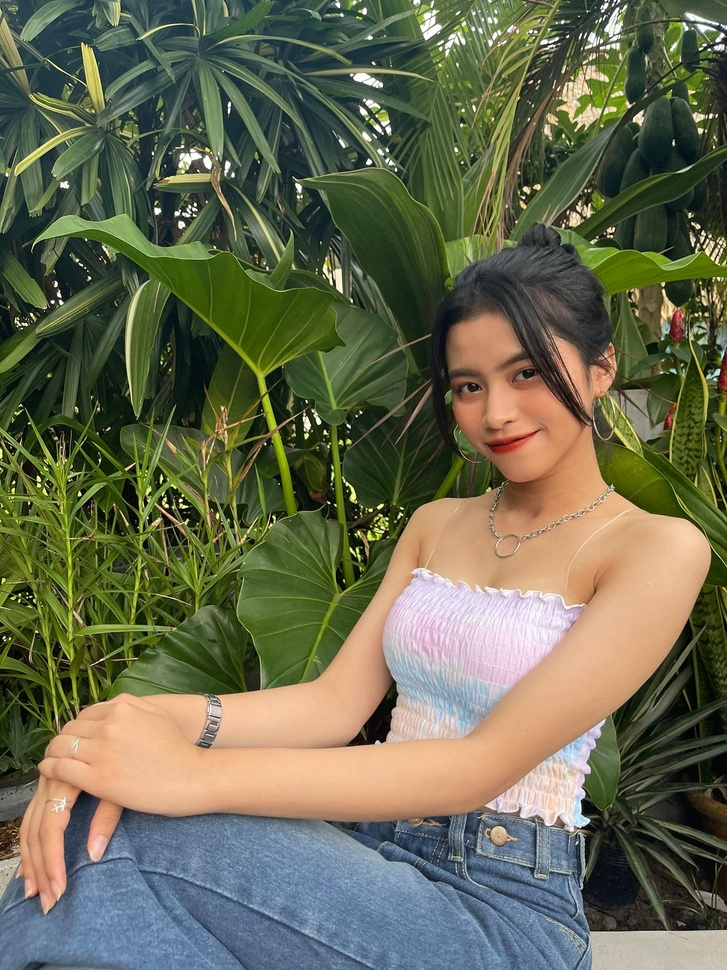
#> input picture BTLT Tuan 5/image/img.jpg, 727 x 970 px, shrunk from 1511 x 2015 before the run
$ jupyter execute Cau1.ipynb
#> lines starting #> are read from the running program, lines starting #| are printed output that depends on the picture
[cell 1]
import numpy as np
import cv2
import numpy as np
from matplotlib import pyplot as plt

[cell 2]
img = cv2.imread("image/img.jpg", cv2.IMREAD_GRAYSCALE)
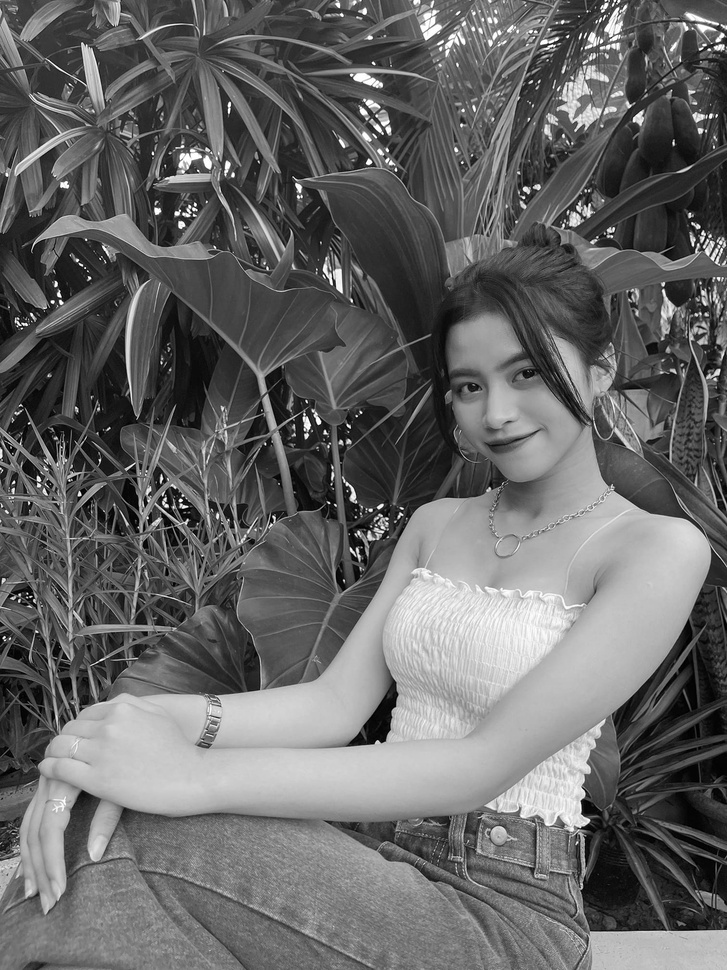
#> img: shape (970, 727); min 0, max 255, mean 102.7
print(img.max())
#| 255
plt.imshow(img, cmap='gray')
plt.show()

[cell 3]
from unicodedata import name


def derivative(X, direction):
#> called with direction = 0
    if(direction == 0):
        for idx in range(X.shape[0] - 1):
            X[idx,0:X.shape[1]] = X[idx, 0:X.shape[1]] - X[idx + 1, 0:X.shape[1]]
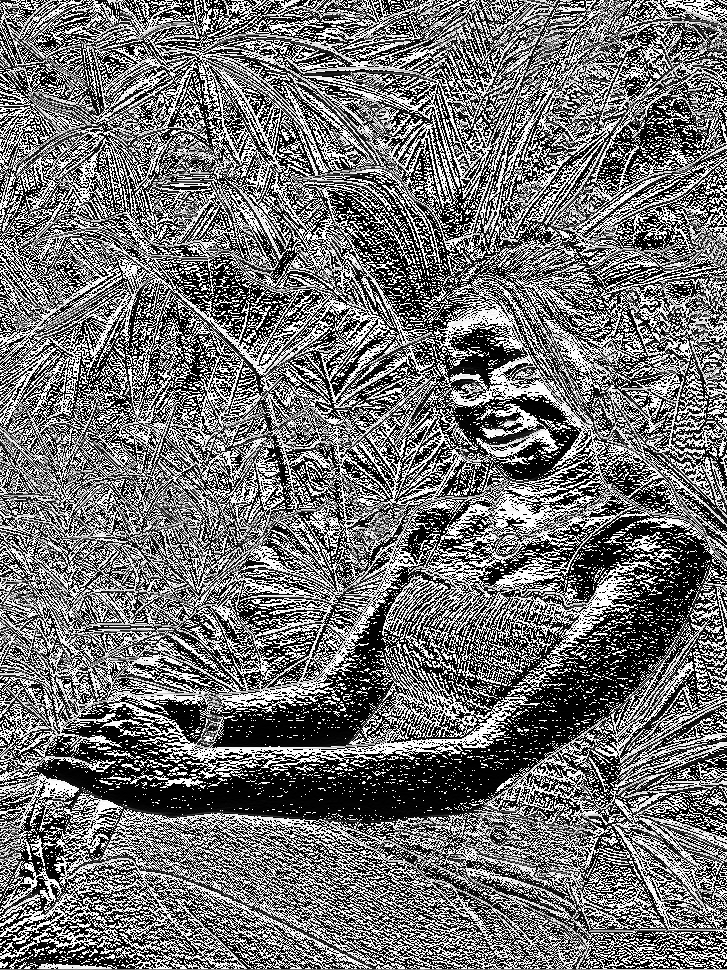
#> X: shape (970, 727); min 0, max 255, mean 113.9
    else:
        for idx in range(X.shape[1] - 1):
            X[0:X.shape[0], idx] = X[0:X.shape[0], idx] - X[0:X.shape[0], idx + 1]
    return X

imgX = derivative(img.copy(), 0)
imgY = derivative(img.copy(), 1)
#> call 2 of derivative, with direction = 1
#> after the loop in derivative (call 2), `for idx in range(X.shape[1] - 1):`:
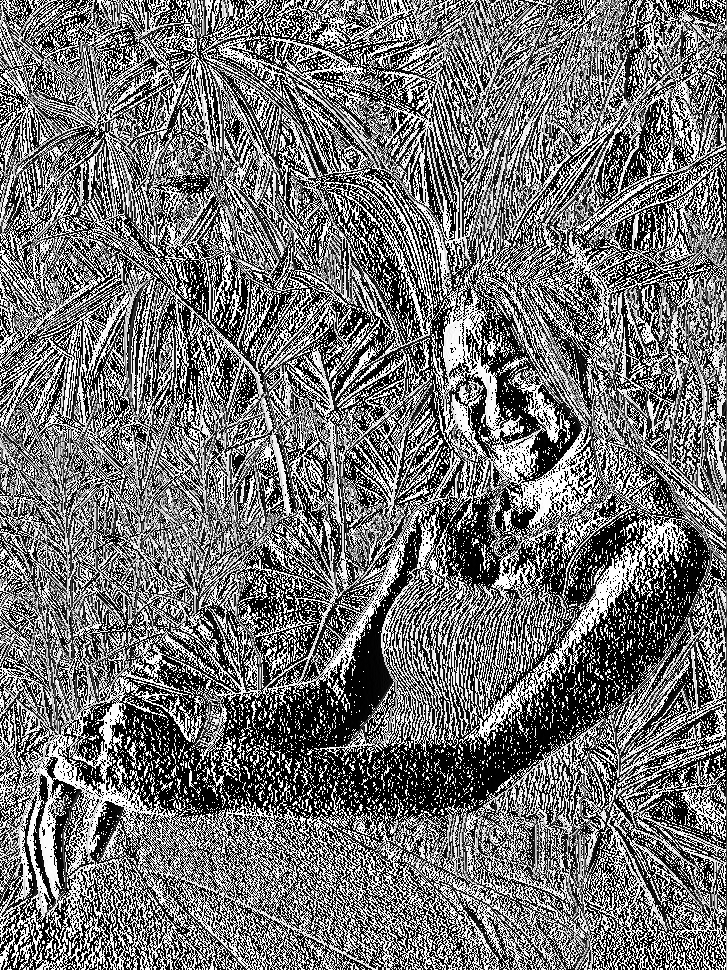
#> X: shape (970, 727); min 0, max 255, mean 115.1

print("imgX", imgX.max())
#| imgX 255
print("imgY", imgY.max())
#| imgY 255
print("imgX", imgX.min())
#| imgX 0
print("imgY", imgY.min())
#| imgY 0


plt.imshow(imgX, cmap='gray')
plt.title("X")
plt.figure()

plt.title("Y")
plt.imshow(imgY, cmap='gray')
plt.show()

[cell 4]
def gradient_norm(X, Y):
    D = np.sqrt(X[:]*X[:]  + Y[:]*Y[:])
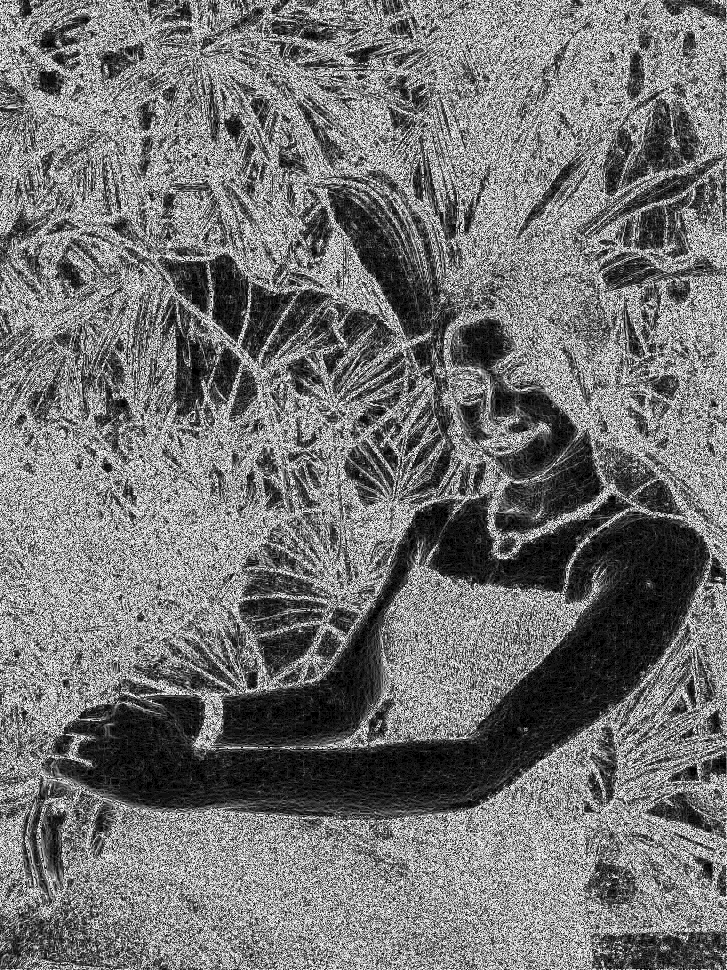
#> D: shape (970, 727) float16; min 0, max 15.91, mean 7.2; drawn with min black and max white
    return D

result = gradient_norm(imgX, imgY)
print(result)
#> (printed output is left out)
plt.imshow(result, cmap='gray')
plt.show()
plt.figure()
plt.show()
